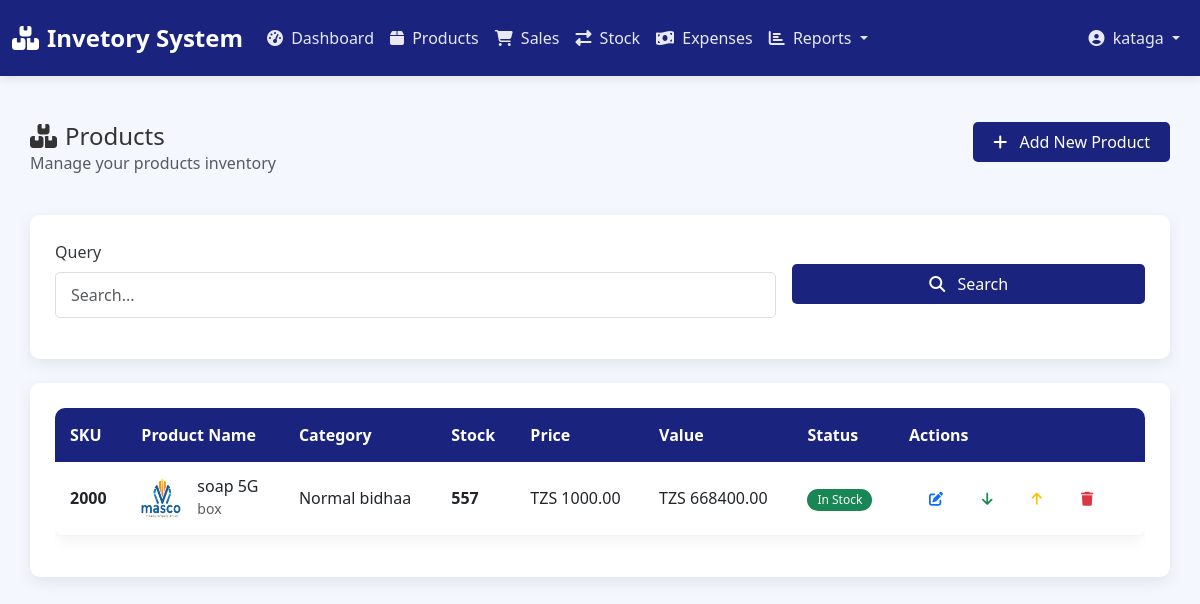
The page /products/ (signed in) on the database its author committed.
### apps/models.py (models this page shows, shortened)
class Product(models.Model):
    UNIT_CHOICES = [
        ('piece', 'Piece'),
        ('kg', 'Kilogram'),
        ('g', 'Gram'),
        ('l', 'Liter'),
        ('ml', 'Milliliter'),
        ('pack', 'Pack'),
        ('box', 'Box'),
    ]
    name = models.CharField(max_length=200)
    sku = models.CharField(max_length=50, unique=True)
    description = models.TextField(blank=True)
    category = models.ForeignKey(Category, on_delete=models.SET_NULL, null=True)
    unit = models.CharField(max_length=20, choices=UNIT_CHOICES, default='piece')
    price = models.DecimalField(max_digits=10, decimal_places=2)
    cost_price = models.DecimalField(max_digits=10, decimal_places=2)
    quantity = models.IntegerField(default=0)
    reorder_level = models.IntegerField(default=10)
    image = models.ImageField(upload_to='products/', blank=True, null=True)
    created_by = models.ForeignKey(User, on_delete=models.SET_NULL, null=True)
    created_at = models.DateTimeField(auto_now_add=True)
    updated_at = models.DateTimeField(auto_now=True)
    @property
    def total_value(self):
        return self.quantity * self.cost_price
    @property
    def is_low_stock(self):
        return self.quantity <= self.reorder_level

class Category(models.Model):
    name = models.CharField(max_length=100, unique=True)
    description = models.TextField(blank=True)
    created_at = models.DateTimeField(auto_now_add=True)
    class Meta:
        verbose_name_plural = "Categories"

### apps/views.py (the view, shortened to what this page needs)
# urls.py: path('products/', views.product_list, name='product_list'),
@login_required
def product_list(request):
    products = Product.objects.select_related('category').all()
    form = SearchForm(request.GET or None)
    return render(request, 'apps/products/list.html', {
        'products': products,
        'form': form
    })

### apps/forms.py
class SearchForm(forms.Form):
    query = forms.CharField(required=False, widget=forms.TextInput(attrs={
        'class': 'form-control',
        'placeholder': 'Search...'
    }))

### apps/views.py (called while the page is built)
def expense_summary_context(request):
    if request.user.is_authenticated:
        today = timezone.now().date()
        month_start = today.replace(day=1)
        return {
            'today_expenses': Expense.objects.filter(date=today).aggregate(Sum('amount'))['amount__sum'] or 0,
            'month_expenses': Expense.objects.filter(date__gte=month_start).aggregate(Sum('amount'))['amount__sum'] or 0,
            'recent_expenses': Expense.objects.order_by('-date')[:5],
        }
    return {}

### apps/templates/apps/products/list.html (shortened to what this page needs)
{% extends 'apps/base.html' %}
{% load crispy_forms_tags %}
{% block content %}
<div class="dashboard-content">
    <div class="row mb-4">
        <div class="col-md-8">
            <h2 class="h4 mb-0"><i class="fas fa-boxes me-2"></i>Products</h2>
            <p class="text-muted">Manage your products inventory</p>
        </div>
        <div class="col-md-4 text-end">
            <a href="{% url 'product_create' %}" class="btn btn-primary">
                <i class="fas fa-plus me-2"></i> Add New Product
            </a>
        </div>
    </div>
    <div class="card mb-4">
        <div class="card-body">
            <form method="get" class="row g-3">
                <div class="col-md-8">
                    {{ form.query|as_crispy_field }}
                </div>
                <div class="col-md-4">
                    <button type="submit" class="btn btn-primary w-100 mt-4">
                        <i class="fas fa-search me-2"></i> Search
                    </button>
                </div>
            </form>
        </div>
    </div>
    <div class="card">
        <div class="card-body">
            <div class="table-responsive">
                <table class="table table-hover">
                    <thead>
                        <tr>
                            <th>SKU</th>
                            <th>Product Name</th>
                            <th>Category</th>
                            <th>Stock</th>
                            <th>Price</th>
                            <th>Value</th>
                            <th>Status</th>
                            <th>Actions</th>
                        </tr>
                    </thead>
                    <tbody>
                        {% for product in products %}
                        <tr>
                            <td><strong>{{ product.sku }}</strong></td>
                            <td>
                                <div class="d-flex align-items-center">
                                    {% if product.image %}
                                    <img src="{{ product.image.url }}" alt="{{ product.name }}"
                                         class="rounded me-3" width="40" height="40">
                                    {% else %}
                                    <div class="bg-light rounded d-flex align-items-center justify-content-center me-3"
                                         style="width: 40px; height: 40px;">
                                        <i class="fas fa-box text-muted"></i>
                                    </div>
                                    {% endif %}
                                    <div>
                                        <h6 class="mb-0">{{ product.name }}</h6>
                                        <small class="text-muted">{{ product.unit }}</small>
                                    </div>
                                </div>
                            </td>
                            <td>{{ product.category.name|default:"-" }}</td>
                            <td>
                                <span class="fw-bold {% if product.is_low_stock %}text-danger{% endif %}">
                                    {{ product.quantity }}
                                </span>
                            </td>
                            <td>TZS {{ product.price|floatformat:2 }}</td>
                            <td>TZS {{ product.total_value|floatformat:2 }}</td>
                            <td>
                                {% if product.quantity == 0 %}
                                <span class="badge bg-danger">Out of Stock</span>
                                {% elif product.is_low_stock %}
                                <span class="badge bg-warning">Low Stock</span>
                                {% else %}
                                <span class="badge bg-success">In Stock</span>
                                {% endif %}
                            </td>
                            <td>
                                <div class="btn-group btn-group-sm">
                                    <a href="{% url 'product_edit' product.id %}" class="btn btn-outline-primary">
                                        <i class="fas fa-edit"></i>
                                    </a>
                                    <a href="{% url 'stock_in' %}?product={{ product.id }}" class="btn btn-outline-success">
                                        <i class="fas fa-arrow-down"></i>
                                    </a>
                                    <a href="{% url 'stock_out' %}?product={{ product.id }}" class="btn btn-outline-warning">
                                        <i class="fas fa-arrow-up"></i>
                                    </a>
                                    <button type="button" class="btn btn-outline-danger" data-bs-toggle="modal" data-bs-target="#deleteModal{{ product.id }}">
                                        <i class="fas fa-trash"></i>
                                    </button>
                                </div>
                            </td>
                        </tr>
                        {% endfor %}
                    </tbody>
                </table>
            </div>
        </div>
    </div>
</div>
{% endblock %}

### apps/templates/apps/base.html (shortened to what this page needs)
{% load static %}
<!DOCTYPE html>
<html lang="en">
<head>
    <link href="https://cdn.jsdelivr.net/npm/bootstrap@5.3.0/dist/css/bootstrap.min.css" rel="stylesheet">
    <link rel="stylesheet" href="https://cdnjs.cloudflare.com/ajax/libs/font-awesome/6.4.0/css/all.min.css">
    <link rel="stylesheet" href="{% static 'apps/css/style.css' %}">
</head>
<body>
    {% if user.is_authenticated %}
    <nav class="navbar navbar-expand-lg navbar-dark">
        <div class="container-fluid">
            <a class="navbar-brand" href="{% url 'dashboard' %}">
                <i class="fas fa-boxes me-2"></i>Invetory System
            </a>
            <div class="collapse navbar-collapse" id="navbarNav">
                <ul class="navbar-nav me-auto">
                    <li class="nav-item">
                        <a class="nav-link" href="{% url 'dashboard' %}">
                            <i class="fas fa-tachometer-alt me-1"></i> Dashboard
                        </a>
                    </li>
                    <li class="nav-item">
                        <a class="nav-link" href="{% url 'product_list' %}">
                            <i class="fas fa-box me-1"></i> Products
                        </a>
                    </li>
                    <li class="nav-item">
                        <a class="nav-link" href="{% url 'sale_list' %}">
                            <i class="fas fa-shopping-cart me-1"></i> Sales
                        </a>
                    </li>
                    <li class="nav-item">
                        <a class="nav-link" href="{% url 'stock_transactions' %}">
                            <i class="fas fa-exchange-alt me-1"></i> Stock
                        </a>
                    </li>
<li class="nav-item">
    <a class="nav-link" href="{% url 'expense_list' %}">
        <i class="fas fa-money-bill-wave me-1"></i> Expenses
    </a>
</li>
<li class="nav-item dropdown">
    <a class="nav-link dropdown-toggle" href="#" id="reportsDropdown" role="button" data-bs-toggle="dropdown">
        <i class="fas fa-chart-bar me-1"></i> Reports
    </a>
</li>
                </ul>
                <ul class="navbar-nav">
                    <li class="nav-item dropdown">
                        <a class="nav-link dropdown-toggle" href="#" id="userDropdown" role="button" data-bs-toggle="dropdown">
                            <i class="fas fa-user-circle me-1"></i> {{ user.username }}
                        </a>
                    </li>
                </ul>
            </div>
        </div>
    </nav>
    {% endif %}
    <main>
        {% block content %}{% endblock %}
    </main>
</body>
</html>

### apps/static/apps/css/style.css (style rules this page uses)
:root { --primary-blue: #1a237e; --dark-blue: #0d1430; --medium-blue: #283593; --light-blue: #3949ab; --accent-blue: #5c6bc0; --success-color: #28a745; --warning-color: #ffc107; --danger-color: #dc3545; --info-color: #17a2b8; --light-gray: #f8f9fa; --dark-gray: #343a40; --sidebar-width: 250px; }
* { margin: 0; padding: 0; box-sizing: border-box; }
body { font-family: 'Segoe UI', Tahoma, Geneva, Verdana, sans-serif; background-color: #f5f7ff; color: #333; min-height: 100vh; }
.navbar { background: var(--primary-blue) !important; box-shadow: 0 2px 10px rgba(0, 0, 0, 0.1); padding: 15px 0; }
.navbar-brand { font-weight: 700; font-size: 1.5rem; color: white !important; }
.navbar-nav .nav-link { color: rgba(255, 255, 255, 0.9) !important; padding: 8px 15px; transition: all 0.3s ease; }
.card { border: none; border-radius: 10px; box-shadow: 0 5px 15px rgba(0, 0, 0, 0.08); transition: transform 0.3s ease, box-shadow 0.3s ease; margin-bottom: 20px; }
.card-body { padding: 25px; }
.table { background: white; border-radius: 10px; overflow: hidden; box-shadow: 0 5px 15px rgba(0, 0, 0, 0.05); }
.table thead th { background: var(--primary-blue); color: white; border: none; padding: 15px; font-weight: 600; }
.table tbody tr { transition: all 0.3s ease; }
.table td { padding: 15px; vertical-align: middle; border-color: #f1f1f1; }
.btn { border-radius: 5px; padding: 8px 20px; font-weight: 500; transition: all 0.3s ease; border: none; }
.btn-primary { background: var(--primary-blue); border-color: var(--primary-blue); }
.form-control, .form-select { border-radius: 5px; padding: 10px 15px; border: 1px solid #ddd; transition: all 0.3s ease; }
.form-label { font-weight: 500; color: var(--dark-gray); margin-bottom: 8px; }
.badge { padding: 5px 10px; border-radius: 20px; font-weight: 500; }
.dashboard-content { padding: 30px; min-height: calc(100vh - 70px); }

### rows shown on the page
Product: sku "2000", image (picture), name "soap 5G", unit "box", category.name "Normal bidhaa", quantity "557", price "1000.00", total_value "668400.00", reorder_level "In Stock"

### other values the page prints
{{ user.username }} "kataga"
